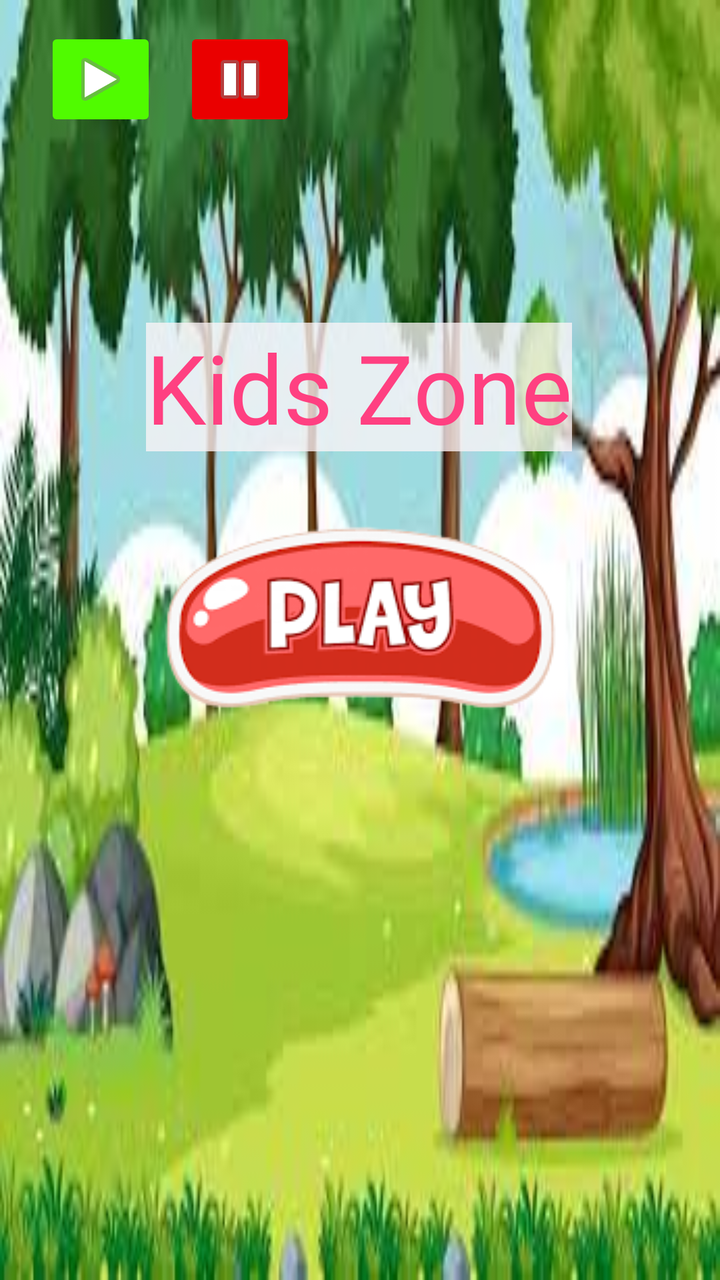
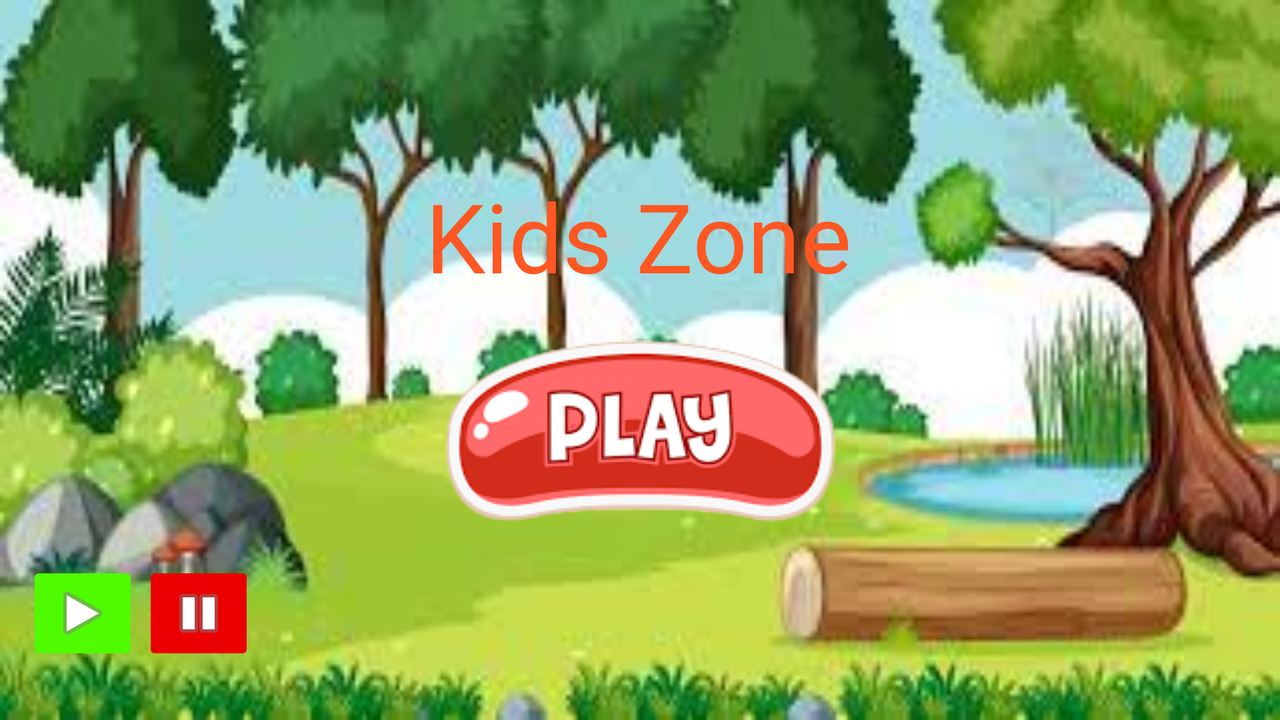

First picture: res/layout/ on a phone held upright. Second picture: the repository's own variant of that layout, on a device whose configuration matches the variant's folder. Source for both follows.
<!-- AndroidManifest.xml: application theme Theme.KidsZone -->
<!-- res/layout/activity_main.xml -->
<?xml version="1.0" encoding="utf-8"?>
<android.support.constraint.ConstraintLayout xmlns:android="http://schemas.android.com/apk/res/android"
    xmlns:app="http://schemas.android.com/apk/res-auto"
    xmlns:tools="http://schemas.android.com/tools"
    android:layout_width="match_parent"
    android:layout_height="match_parent"
    android:background="@drawable/background"
    tools:context=".MainActivity">

    <ImageView
        android:id="@+id/play"
        android:layout_width="wrap_content"
        android:layout_height="wrap_content"
        android:background="#00CC2323"
        app:layout_constraintBottom_toBottomOf="parent"
        app:layout_constraintEnd_toEndOf="parent"
        app:layout_constraintStart_toStartOf="parent"
        app:layout_constraintTop_toTopOf="parent"
        app:layout_constraintVertical_bias="0.474"
        app:srcCompat="@drawable/buttonplay"
        tools:ignore="ImageContrastCheck" />

    <TextView
        android:id="@+id/idkids"
        android:layout_width="wrap_content"
        android:layout_height="wrap_content"
        android:background="#BFFFF6F9"
        android:fontFamily="@font/fontgroovy"
        android:text="Kids Zone"
        android:textColor="#FF4081"
        android:textSize="48sp"
        app:layout_constraintBottom_toBottomOf="parent"
        app:layout_constraintEnd_toEndOf="parent"
        app:layout_constraintHorizontal_bias="0.496"
        app:layout_constraintStart_toStartOf="parent"
        app:layout_constraintTop_toTopOf="parent"
        app:layout_constraintVertical_bias="0.28" />

    <ImageButton
        android:id="@+id/playSound"
        android:layout_width="wrap_content"
        android:layout_height="wrap_content"
        android:backgroundTint="#50FB00"
        android:onClick="playSound"
        app:layout_constraintBottom_toBottomOf="parent"
        app:layout_constraintEnd_toEndOf="parent"
        app:layout_constraintHorizontal_bias="0.073"
        app:layout_constraintStart_toStartOf="parent"
        app:layout_constraintTop_toTopOf="parent"
        app:layout_constraintVertical_bias="0.023"
        app:srcCompat="@android:drawable/ic_media_play"
        tools:ignore="SpeakableTextPresentCheck,SpeakableTextPresentCheck" />

    <ImageButton
        android:id="@+id/stopSound"
        android:layout_width="wrap_content"
        android:layout_height="wrap_content"
        android:backgroundTint="#EA0000"
        app:layout_constraintBottom_toBottomOf="parent"
        app:layout_constraintEnd_toEndOf="parent"
        app:layout_constraintHorizontal_bias="0.06"
        app:layout_constraintStart_toEndOf="@+id/playSound"
        app:layout_constraintTop_toTopOf="parent"
        app:layout_constraintVertical_bias="0.023"
        app:srcCompat="@android:drawable/ic_media_pause"
        tools:ignore="SpeakableTextPresentCheck" />

</android.support.constraint.ConstraintLayout>
<!-- resources referenced by this layout -->
<resources>
  <!-- drawable background: jpeg bitmap (drawable, 11862 bytes) -->
  <!-- drawable buttonplay: png bitmap (drawable, 15705 bytes) -->
  <style name="Theme.KidsZone" parent="Theme.AppCompat.Light.NoActionBar">
          
          <item name="colorPrimary">@color/purple_500</item>
          <item name="colorPrimaryDark">@color/purple_700</item>
          <item name="colorAccent">@color/teal_200</item>
          
      </style>
</resources>
<!-- res/layout-land/activity_main.xml (the repository's variant of the layout above) -->
<!-- drawn on the phone turned sideways -->
<?xml version="1.0" encoding="utf-8"?>
<android.support.constraint.ConstraintLayout xmlns:android="http://schemas.android.com/apk/res/android"
    xmlns:app="http://schemas.android.com/apk/res-auto"
    xmlns:tools="http://schemas.android.com/tools"
    android:layout_width="match_parent"
    android:layout_height="match_parent"
    android:background="@drawable/background"
    tools:context=".MainActivity">

    <ImageView
        android:id="@+id/play"
        android:layout_width="wrap_content"
        android:layout_height="wrap_content"
        android:background="#00CC2323"
        app:layout_constraintBottom_toBottomOf="parent"
        app:layout_constraintEnd_toEndOf="parent"
        app:layout_constraintStart_toStartOf="parent"
        app:layout_constraintTop_toTopOf="parent"
        app:layout_constraintVertical_bias="0.763"
        app:srcCompat="@drawable/buttonplay"
        tools:ignore="ImageContrastCheck" />

    <TextView
        android:id="@+id/idkids"
        android:layout_width="wrap_content"
        android:layout_height="wrap_content"
        android:fontFamily="@font/fontgroovy"
        android:text="Kids Zone"
        android:textColor="#FF5722"
        android:textSize="48sp"
        app:layout_constraintBottom_toBottomOf="parent"
        app:layout_constraintEnd_toEndOf="parent"
        app:layout_constraintHorizontal_bias="0.498"
        app:layout_constraintStart_toStartOf="parent"
        app:layout_constraintTop_toTopOf="parent"
        app:layout_constraintVertical_bias="0.29" />

    <ImageButton
        android:id="@+id/playSound"
        android:layout_width="wrap_content"
        android:layout_height="wrap_content"
        android:backgroundTint="#50FB00"
        android:onClick="playSound"
        app:layout_constraintBottom_toBottomOf="parent"
        app:layout_constraintEnd_toEndOf="parent"
        app:layout_constraintHorizontal_bias="0.023"
        app:layout_constraintStart_toStartOf="parent"
        app:layout_constraintTop_toTopOf="parent"
        app:layout_constraintVertical_bias="0.911"
        app:srcCompat="@android:drawable/ic_media_play"
        tools:ignore="SpeakableTextPresentCheck,SpeakableTextPresentCheck" />

    <ImageButton
        android:id="@+id/stopSound"
        android:layout_width="wrap_content"
        android:layout_height="wrap_content"
        android:backgroundTint="#EA0000"
        app:layout_constraintBottom_toBottomOf="parent"
        app:layout_constraintEnd_toEndOf="parent"
        app:layout_constraintHorizontal_bias="0.122"
        app:layout_constraintStart_toStartOf="parent"
        app:layout_constraintTop_toTopOf="parent"
        app:layout_constraintVertical_bias="0.911"
        app:srcCompat="@android:drawable/ic_media_pause"
        tools:ignore="SpeakableTextPresentCheck" />

</android.support.constraint.ConstraintLayout>
